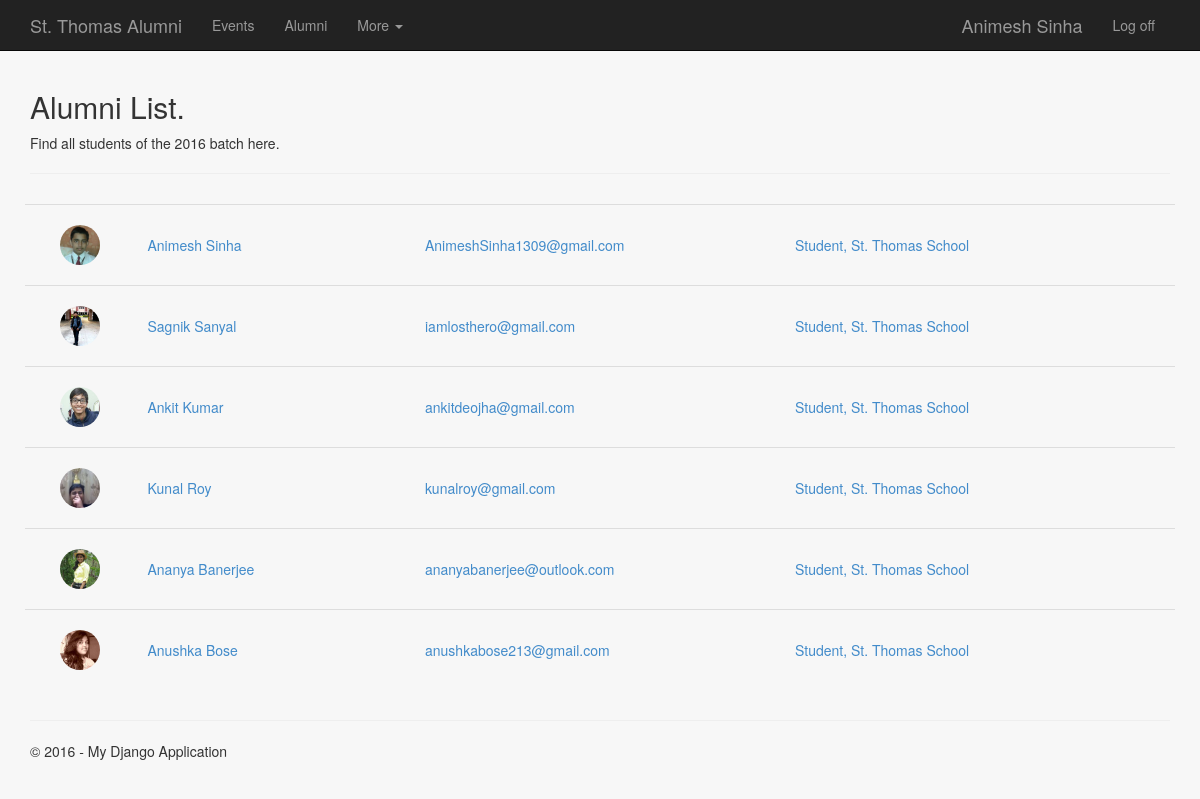
Page /alumni/batch/2016/ (signed in) on the committed database.
### app/models.py (models this page shows, shortened)
class Alumnus(models.Model):
    class Meta:
        verbose_name_plural = "Alumni"
    user = models.OneToOneField(User, on_delete=models.CASCADE)
    jobtitle = models.CharField(max_length=50)
    workplace = models.CharField(max_length=100)
    batch = models.IntegerField()
    picture = models.ImageField(upload_to='profile/', default='profile/_defaultavatar.png')

### app/views.py (the view)
# urls.py: url(r'^alumni/batch/(?P<batch>[0-9]{4})/$', app.views.alumni_batchlist),
def alumni_batchlist(request, batch):
    assert isinstance(request, HttpRequest)
    return render(
        request,
        'app/alumni_batchlist.html',
        {
            'title':'Alumni List',
            'batch':batch,
            'people':Alumnus.objects.filter(batch=int(batch)),
            'year':datetime.now().year,
        }
    )

### app/templates/app/alumni_batchlist.html
{% extends "app/layout.html" %}
{% block content %}
{% load staticfiles %}
<h2>
    {{ title }}.
</h2>
<p>Find all students of the {{ batch }} batch here.</p>
<hr />
<div class="people-list">
    {% for person in people %}
        <div class="row people-item">
            <a href="/profile/{{ person.user.username }}">
                <div class="col-sm-1 col-xs-3">
                    <img src="{{ person.picture.url }}" class="img-circle" height="40" width="40"/>
                </div>
                <div class="col-sm-3 col-xs-9 people-data">
                    {{ person.user.first_name }} {{ person.user.last_name }}
                </div>
                <div class="col-sm-4 hidden-xs people-data">
                    {{ person.user.email }}
                </div>
                <div class="col-sm-4 hidden-xs people-data">
                    {{ person.jobtitle }}, {{ person.workplace }}
                </div>
            </a>
        </div>
    {% endfor %}
</div>
{% endblock %}

### app/templates/app/loginpartial.html (shortened to what this page needs)
{% if user.is_authenticated %}
<form id="logoutForm" action="/logout" method="post" class="navbar-right">
    <ul class="nav navbar-nav navbar-right">
        <li><span class="navbar-brand">{{ user.first_name }} {{ user.last_name }}</span></li>
        <li><a href="javascript:document.getElementById('logoutForm').submit()">Log off</a></li>
    </ul>
</form>
{% else %}
<ul class="nav navbar-nav navbar-right">
    <li><a href="{% url 'login' %}">Log in</a></li>
</ul>
{% endif %}

### app/static/app/content/site.css (style rules this page uses)
div.navbar form { margin-bottom: 0; }
div.people-list { padding: 10px; }
div.people-list div.people-item { border-top: thin solid; border-color: #DDDDDD; padding: 20px; }
div.people-list div.people-item div.people-data { padding: 10px; }

### rows in the picture
Alumnus: picture (picture), user.first_name "Animesh", user.last_name "Sinha", user.email "AnimeshSinha1309@gmail.com", jobtitle "Student", workplace "St. Thomas School"
Alumnus: picture (picture), user.first_name "Sagnik", user.last_name "Sanyal", user.email "iamlosthero@gmail.com", jobtitle "Student", workplace "St. Thomas School"
Alumnus: picture (picture), user.first_name "Ankit", user.last_name "Kumar", user.email "ankitdeojha@gmail.com", jobtitle "Student", workplace "St. Thomas School"
Alumnus: picture (picture), user.first_name "Kunal", user.last_name "Roy", user.email "kunalroy@gmail.com", jobtitle "Student", workplace "St. Thomas School"
Alumnus: picture (picture), user.first_name "Ananya", user.last_name "Banerjee", user.email "ananyabanerjee@outlook.com", jobtitle "Student", workplace "St. Thomas School"
Alumnus: picture (picture), user.first_name "Anushka", user.last_name "Bose", user.email "anushkabose213@gmail.com", jobtitle "Student", workplace "St. Thomas School"

### other values in the picture
{{ user.first_name }} "Animesh"
{{ user.last_name }} "Sinha"
{{ title }} "Alumni List"
{{ batch }} "2016"
